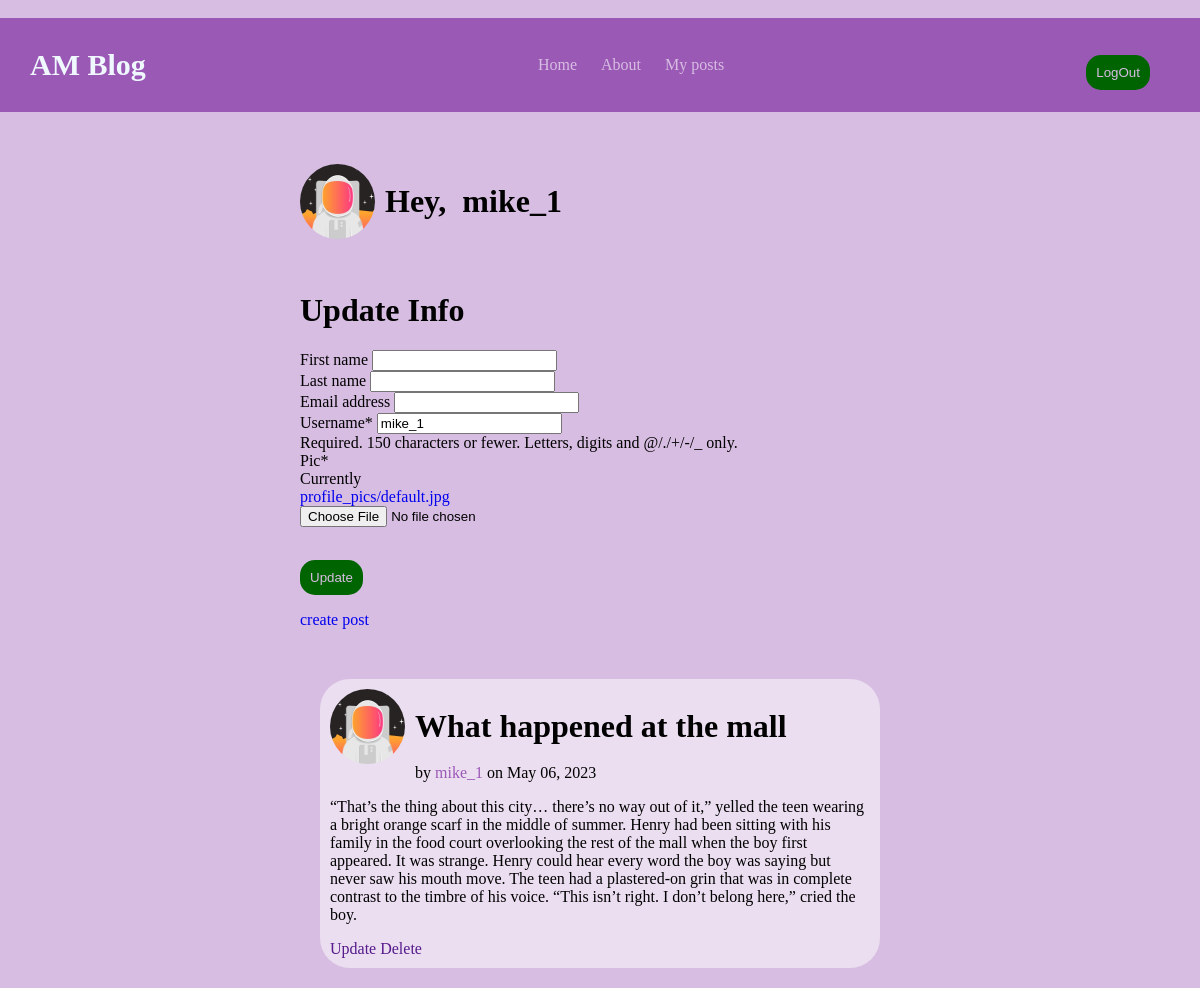
Screenshot of /profile (signed in) with the database file from the repository.
### users/models.py (models this page shows, shortened)
class profile(models.Model):
    user = models.OneToOneField(User, on_delete=models.CASCADE)
    pic = models.ImageField(default='profile_pics/default.jpg',upload_to='profile_pics')

### Blog/models.py (models this page shows, shortened)
class posts(models.Model):
    title = models.CharField(max_length=30)
    content = models.TextField()
    date = models.DateField(default=timezone.now)
    auth = models.ForeignKey(User, on_delete=models.CASCADE)

### users/views.py (the view)
# urls.py: path('profile',users_views.profile,name='profile'),
@login_required
def profile(request):
    if request.method == 'POST':
        u_form = updateinfo(request.POST, instance=request.user)
        u_pic = updatepic(request.POST, request.FILES, instance=request.user.profile)
        if u_form.is_valid():
            u_form.save()
        else:
            u_form = updateinfo
        if u_pic.is_valid():
            u_pic.save()
        else:
            u_pic = updatepic
    else:
        u_form = updateinfo(instance=request.user)
        u_pic = updatepic(instance=request.user.profile)
    context = {
        'u_form': u_form,
        'u_pic': u_pic,
        'posts': posts.objects.all(),
    }
    return render(request,'users/profile.html', context)

### users/forms.py
class updateinfo(forms.ModelForm):
    class Meta:
        model = User
        fields = ['first_name', 'last_name','email','username']

class updatepic(forms.ModelForm):
    class Meta:
        model = profile
        fields = ['pic']

### users/templates/users/profile.html (shortened to what this page needs)
﻿{%extends 'blog/base.html'%}
{% load crispy_forms_tags %}
{% block content%}
<div class="post-head container">
    <img src="{{user.profile.pic.url}}" alt="profile picture" />
    <h1>Hey, &nbsp;{{user.username}}</h1>
</div>
<div class="container">
    <h1>Update Info</h1>
    <form method="POST" enctype="multipart/form-data">
        {{u_form |crispy}}
        {{u_pic | crispy}}
        <br />
        <button type="submit">Update</button>
    </form>
    <a href="{%url 'post-create'%}">create post</a>
</div>
<div class="container">
    {%for post in posts%}
        {% if post.auth == user %}
    <div class="post-cont">
        <div class="post-head">
            <img src="{{ post.auth.profile.pic.url }}" alt="Alternate Text" />
            <h1 style="margin:0"> {{ post.title}} </h1>
        </div>
        <div style="margin-left:85px">
            <p style="display:inline"> by <p style="color: #9B59B6; display: inline">{{post.auth}}</p> on {{post.date | date:"F d, Y"}}</p>
        </div>
        <div>
            <p> {{post.content}} </p>
        </div>
        <div>
            <a href="">Update</a>
            <a href="">Delete</a>
        </div>
    </div>
        {%endif%}
    {%endfor%}
</div>
{%endblock%}

### Blog/static/Blog/styles.css (style rules this page uses)
button { margin-right:50px; margin-top:15px; text-align:center; border-radius:15px; padding:10px; background-color:darkgreen; color:#D7BDE2; border:none; cursor:pointer; }
body { margin: 0; }
img { width:75px; height:75px; border-radius:100px; margin-right:10px; }
.container { max-width:50%; margin-left:300px; margin-top:50px; }
.post-cont { border-radius: 30px; background-color: #EBDEF0; margin: 20px; padding: 10px; max-height: 300px; overflow-y: auto; }
.post-head { display:flex; align-items:center; }
a { text-decoration:none; }

### rows the page displays
posts: auth.profile.pic (placeholder picture), title "What happened at the mall", auth "mike_1", date "May 06, 2023", content "“That’s the thing about this city… there’s no way out of it,” yelled the teen wearing a bright orange scarf in the middle of summer. Henry had been sitting with his family in the food court overlooking the rest of the mall when the boy first appeared. It was strange. Henry could hear every word the boy was saying but never saw his mouth move. The teen had a plastered-on grin that was in complete contrast to the timbre of his voice. “This isn’t right. I don’t belong here,” cried the boy."

### other values shown
{{ user.username }} "mike_1"
